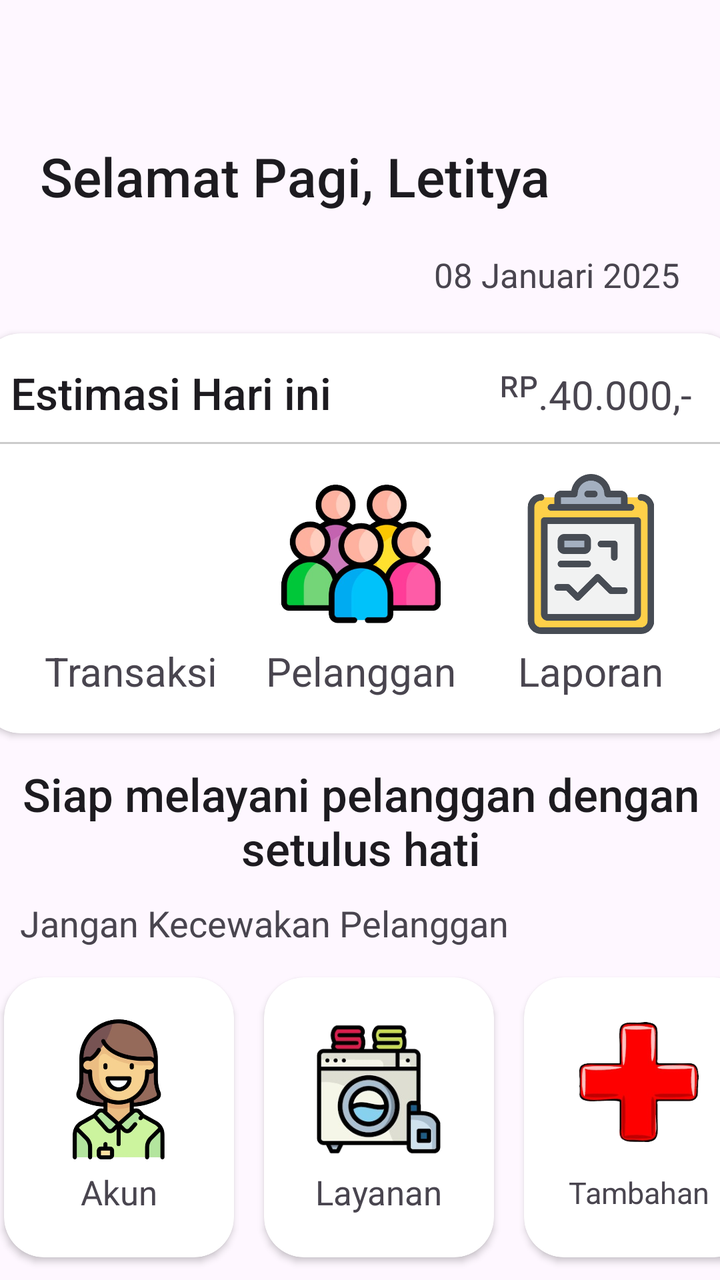
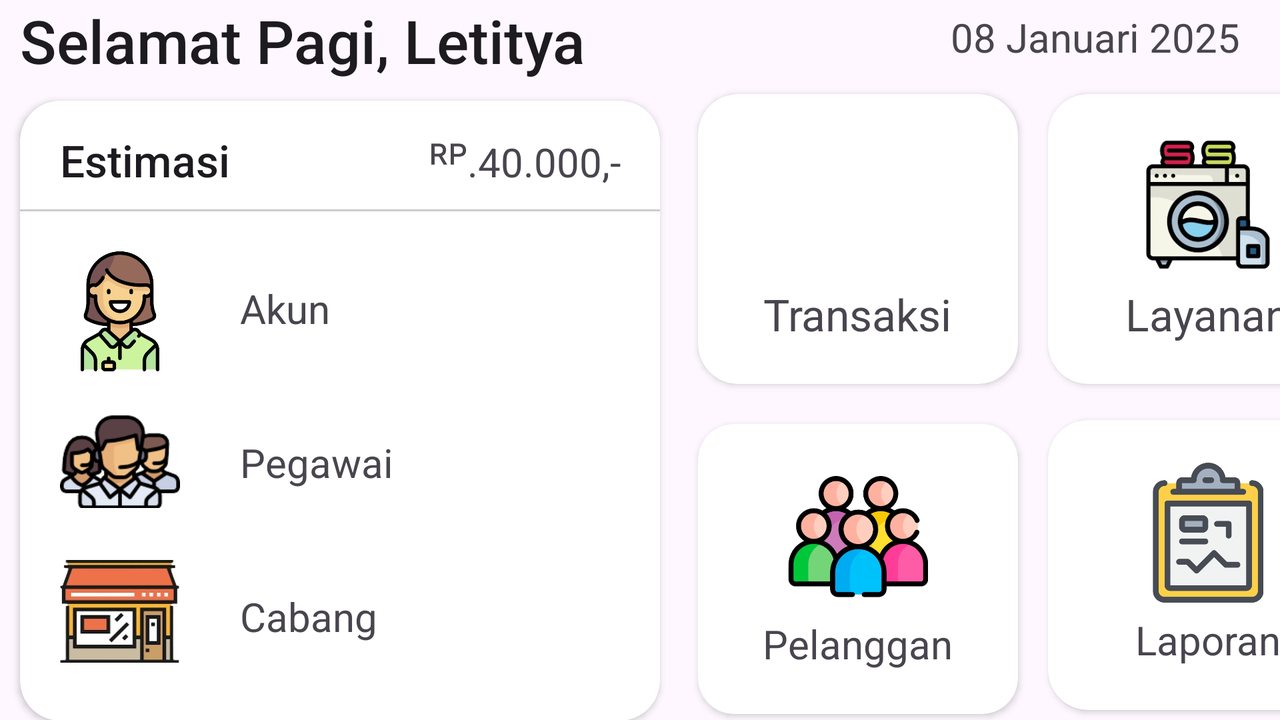

One screen, two layout resources from the same app: the default and the author's alternative for another configuration. Each is rendered where Android would select it; the XML of both is given below.
<!-- AndroidManifest.xml: application theme Theme.Laundryy -->
<!-- res/layout/activity_laundry.xml -->
<?xml version="1.0" encoding="utf-8"?>
<androidx.constraintlayout.widget.ConstraintLayout xmlns:android="http://schemas.android.com/apk/res/android"
    xmlns:app="http://schemas.android.com/apk/res-auto"
    xmlns:tools="http://schemas.android.com/tools"
    android:id="@+id/main"
    android:layout_width="match_parent"
    android:layout_height="match_parent"
    android:layout_margin="16dp"
    tools:context=".LaundryActivity">
        <TextView
            android:id="@+id/tvSelamat"
            android:layout_width="wrap_content"
            android:layout_height="wrap_content"
            android:text="Selamat Pagi, Letitya"
            android:textSize="27sp"
            android:layout_marginTop="70dp"
            android:layout_marginStart="20dp"
            app:layout_constraintTop_toTopOf="parent"
            app:layout_constraintStart_toStartOf="parent"
            android:textAppearance="@style/TextAppearance.AppCompat.Title" />
        <TextView
            android:id="@+id/tvTgl"
            android:layout_width="match_parent"
            android:layout_height="wrap_content"
            android:text="08 Januari 2025"
            android:textSize="17sp"
            android:layout_marginTop="20dp"
            android:layout_marginEnd="20dp"
            android:textAlignment="textEnd"
            app:layout_constraintTop_toBottomOf="@id/tvSelamat"
            app:layout_constraintStart_toStartOf="parent" />
        <androidx.cardview.widget.CardView
            android:id="@+id/cvEstimasi"
            android:layout_width="380dp"
            android:layout_height="200dp"
            android:layout_marginTop="18dp"
            app:cardCornerRadius="20dp"
            app:layout_constraintTop_toBottomOf="@id/tvTgl"
            app:layout_constraintStart_toStartOf="parent"
            app:layout_constraintEnd_toEndOf="parent">
            <androidx.constraintlayout.widget.ConstraintLayout
                android:layout_width="match_parent"
                android:layout_height="match_parent">
                <TextView
                    android:id="@+id/tvEstimasi"
                    android:layout_width="wrap_content"
                    android:layout_height="wrap_content"
                    android:text="Estimasi Hari ini"
                    android:textSize="22sp"
                    android:layout_marginTop="15dp"
                    android:layout_marginStart="15dp"
                    app:layout_constraintTop_toTopOf="parent"
                    app:layout_constraintStart_toStartOf="parent"
                    android:textAppearance="@style/TextAppearance.AppCompat.Title" />
                <TextView
                    android:id="@+id/tvHarga"
                    android:layout_width="wrap_content"
                    android:layout_height="wrap_content"
                    android:text="ᴿᴾ.40.000,-"
                    android:textSize="20sp"
                    android:layout_marginTop="17dp"
                    android:layout_marginStart="60dp"
                    android:textAlignment="textEnd"
                    app:layout_constraintTop_toTopOf="parent"
                    app:layout_constraintStart_toEndOf="@id/tvEstimasi"
                    app:layout_constraintEnd_toEndOf="parent" />
                <View
                    android:id="@+id/vLine"
                    android:layout_width="match_parent"
                    android:layout_height="1dp"
                    android:background="#CCCCCC"
                    app:layout_constraintTop_toBottomOf="@id/tvEstimasi"
                    app:layout_constraintStart_toStartOf="parent"
                    app:layout_constraintEnd_toEndOf="parent"
                    android:layout_marginTop="10dp" />
                <ImageView
                    android:id="@+id/ivTransaksi"
                    android:layout_width="80dp"
                    android:layout_height="80dp"
                    android:src="@drawable/transaksi"
                    android:layout_marginTop="15dp"
                    app:layout_constraintTop_toBottomOf="@id/vLine"
                    app:layout_constraintStart_toStartOf="parent"
                    app:layout_constraintEnd_toStartOf="@id/ivPelanggan" />
                <TextView
                    android:id="@+id/tvTransaksi"
                    android:layout_width="wrap_content"
                    android:layout_height="wrap_content"
                    android:text="Transaksi"
                    android:textSize="20sp"
                    android:layout_marginTop="5dp"
                    app:layout_constraintTop_toBottomOf="@id/ivTransaksi"
                    app:layout_constraintStart_toStartOf="@id/ivTransaksi"
                    app:layout_constraintEnd_toEndOf="@id/ivTransaksi" />
                <ImageView
                    android:id="@+id/ivPelanggan"
                    android:layout_width="80dp"
                    android:layout_height="80dp"
                    android:src="@drawable/pelanggan"
                    android:layout_marginTop="15dp"
                    app:layout_constraintTop_toBottomOf="@id/vLine"
                    app:layout_constraintStart_toEndOf="@id/ivTransaksi"
                    app:layout_constraintEnd_toStartOf="@id/ivLaporan" />
                <TextView
                    android:id="@+id/tvPelanggan"
                    android:layout_width="wrap_content"
                    android:layout_height="wrap_content"
                    android:text="Pelanggan"
                    android:textSize="20sp"
                    android:layout_marginTop="5dp"
                    app:layout_constraintTop_toBottomOf="@id/ivPelanggan"
                    app:layout_constraintStart_toStartOf="@id/ivPelanggan"
                    app:layout_constraintEnd_toEndOf="@id/ivPelanggan" />
                <ImageView
                    android:id="@+id/ivLaporan"
                    android:layout_width="80dp"
                    android:layout_height="80dp"
                    android:src="@drawable/laporan"
                    android:layout_marginTop="15dp"
                    app:layout_constraintTop_toBottomOf="@id/vLine"
                    app:layout_constraintStart_toEndOf="@id/ivPelanggan"
                    app:layout_constraintEnd_toEndOf="parent" />
                <TextView
                    android:id="@+id/tvLaporan"
                    android:layout_width="wrap_content"
                    android:layout_height="wrap_content"
                    android:text="Laporan"
                    android:textSize="20sp"
                    android:layout_marginTop="5dp"
                    app:layout_constraintTop_toBottomOf="@id/ivLaporan"
                    app:layout_constraintStart_toStartOf="@id/ivLaporan"
                    app:layout_constraintEnd_toEndOf="@id/ivLaporan" />
            </androidx.constraintlayout.widget.ConstraintLayout>
        </androidx.cardview.widget.CardView>
        <TextView
            android:id="@+id/tvMelayani"
            android:layout_width="380dp"
            android:layout_height="wrap_content"
            android:layout_marginTop="15dp"
            android:text="Siap melayani pelanggan dengan setulus hati"
            android:textAppearance="@style/TextAppearance.AppCompat.Title"
            android:textSize="23sp"
            app:layout_constraintTop_toBottomOf="@id/cvEstimasi"
            app:layout_constraintStart_toStartOf="parent"
            app:layout_constraintEnd_toEndOf="parent"
            android:gravity="center"/>
        <TextView
            android:id="@+id/tvJangan"
            android:layout_width="wrap_content"
            android:layout_height="wrap_content"
            android:text="Jangan Kecewakan Pelanggan"
            android:textSize="18dp"
            android:layout_marginTop="10dp"
            android:layout_marginStart="10dp"
            app:layout_constraintTop_toBottomOf="@id/tvMelayani"
            app:layout_constraintStart_toStartOf="parent"/>

        <androidx.cardview.widget.CardView
            android:id="@+id/cvAkun"
            android:layout_width="115dp"
            android:layout_height="140dp"
            app:cardCornerRadius="20dp"
            android:layout_marginTop="15dp"
            android:layout_marginStart="2dp"
            app:layout_constraintTop_toBottomOf="@id/tvJangan"
            app:layout_constraintStart_toStartOf="parent">
            <LinearLayout
                android:layout_width="match_parent"
                android:layout_height="match_parent"
                android:gravity="center"
                android:orientation="vertical"
                android:padding="16dp">
                <ImageView
                    android:layout_width="70dp"
                    android:layout_height="70dp"
                    android:src="@drawable/akun"/>
                <TextView
                    android:layout_width="wrap_content"
                    android:layout_height="wrap_content"
                    android:text="Akun"
                    android:layout_marginTop="5dp"
                    android:textSize="17dp"/>
            </LinearLayout>
        </androidx.cardview.widget.CardView>
        <androidx.cardview.widget.CardView
            android:id="@+id/Layanancv"
            android:layout_width="115dp"
            android:layout_height="140dp"
            app:cardCornerRadius="20dp"
            android:layout_marginTop="15dp"
            android:layout_marginStart="15dp"
            app:layout_constraintTop_toBottomOf="@id/tvJangan"
            app:layout_constraintStart_toEndOf="@id/cvAkun">
            <LinearLayout
                android:layout_width="match_parent"
                android:layout_height="match_parent"
                android:gravity="center"
                android:orientation="vertical"
                android:padding="16dp">
                <ImageView
                    android:layout_width="70dp"
                    android:layout_height="70dp"
                    android:src="@drawable/layanan"/>
                <TextView
                    android:layout_width="wrap_content"
                    android:layout_height="wrap_content"
                    android:text="Layanan"
                    android:layout_marginTop="5dp"
                    android:textSize="17dp"/>
            </LinearLayout>
        </androidx.cardview.widget.CardView>
        <androidx.cardview.widget.CardView
            android:id="@+id/Tambahcv"
            android:layout_width="115dp"
            android:layout_height="140dp"
            app:cardCornerRadius="20dp"
            android:layout_marginTop="15dp"
            android:layout_marginStart="15dp"
            app:layout_constraintTop_toBottomOf="@id/tvJangan"
            app:layout_constraintStart_toEndOf="@id/Layanancv">
            <LinearLayout
                android:layout_width="match_parent"
                android:layout_height="match_parent"
                android:gravity="center"
                android:orientation="vertical"
                android:padding="16dp">
                <ImageView
                    android:layout_width="60dp"
                    android:layout_height="60dp"
                    android:src="@drawable/tambahkan"/>

                <TextView
                    android:layout_width="wrap_content"
                    android:layout_height="wrap_content"
                    android:layout_marginTop="15dp"
                    android:text="Tambahan"
                    android:textSize="15dp"
                    tools:ignore="TextSizeCheck" />
            </LinearLayout>
        </androidx.cardview.widget.CardView>
        <androidx.cardview.widget.CardView
            android:id="@+id/Pegawaicv"
            android:layout_width="115dp"
            android:layout_height="140dp"
            app:cardCornerRadius="20dp"
            android:layout_marginTop="15dp"
            android:layout_marginStart="2dp"
            app:layout_constraintTop_toBottomOf="@id/cvAkun"
            app:layout_constraintStart_toStartOf="parent">
            <LinearLayout
                android:layout_width="match_parent"
                android:layout_height="match_parent"
                android:gravity="center"
                android:orientation="vertical"
                android:padding="16dp">
                <ImageView
                    android:layout_width="70dp"
                    android:layout_height="70dp"
                    android:src="@drawable/pegawai"/>

                <TextView
                    android:layout_width="wrap_content"
                    android:layout_height="wrap_content"
                    android:layout_marginTop="5dp"
                    android:text="Pegawai"
                    android:textSize="15dp"
                    tools:ignore="TextSizeCheck" />
            </LinearLayout>
        </androidx.cardview.widget.CardView>
        <androidx.cardview.widget.CardView
            android:id="@+id/Cabangcv"
            android:layout_width="115dp"
            android:layout_height="140dp"
            app:cardCornerRadius="20dp"
            android:layout_marginTop="15dp"
            android:layout_marginStart="15dp"
            app:layout_constraintTop_toBottomOf="@id/Layanancv"
            app:layout_constraintStart_toEndOf="@id/Pegawaicv">
            <LinearLayout
                android:layout_width="match_parent"
                android:layout_height="match_parent"
                android:gravity="center"
                android:orientation="vertical"
                android:padding="16dp">
                <ImageView
                    android:layout_width="70dp"
                    android:layout_height="70dp"
                    android:src="@drawable/cabang"/>
                <TextView
                    android:layout_width="wrap_content"
                    android:layout_height="wrap_content"
                    android:text="Cabang"
                    android:layout_marginTop="5dp"
                    android:textSize="17dp"/>
            </LinearLayout>
        </androidx.cardview.widget.CardView>
        <androidx.cardview.widget.CardView
            android:id="@+id/Printcv"
            android:layout_width="115dp"
            android:layout_height="140dp"
            app:cardCornerRadius="20dp"
            android:layout_marginTop="15dp"
            android:layout_marginStart="15dp"
            app:layout_constraintTop_toBottomOf="@id/Tambahcv"
            app:layout_constraintStart_toEndOf="@id/Cabangcv">
            <LinearLayout
                android:layout_width="match_parent"
                android:layout_height="match_parent"
                android:gravity="center"
                android:orientation="vertical"
                android:padding="16dp">
                <ImageView
                    android:layout_width="70dp"
                    android:layout_height="70dp"
                    android:src="@drawable/printer"/>
                <TextView
                    android:layout_width="wrap_content"
                    android:layout_height="wrap_content"
                    android:text="Printer"
                    android:layout_marginTop="5dp"
                    android:textSize="17dp"/>
            </LinearLayout>
        </androidx.cardview.widget.CardView>
</androidx.constraintlayout.widget.ConstraintLayout>
<!-- resources referenced by this layout -->
<resources>
  <!-- drawable akun: png bitmap (drawable, 167382 bytes) -->
  <!-- drawable cabang: png bitmap (drawable, 105762 bytes) -->
  <!-- drawable laporan: png bitmap (drawable, 15611 bytes) -->
  <!-- drawable layanan: png bitmap (drawable, 44910 bytes) -->
  <!-- drawable pegawai: png bitmap (drawable, 10374 bytes) -->
  <!-- drawable pelanggan: png bitmap (drawable, 125228 bytes) -->
  <!-- drawable printer: png bitmap (drawable, 60187 bytes) -->
  <!-- drawable tambahkan: png bitmap (drawable, 33355 bytes) -->
  <style name="Theme.Laundryy" parent="Base.Theme.Laundryy" />
  <style name="Base.Theme.Laundryy" parent="Theme.Material3.DayNight.NoActionBar">
          
          
      </style>
</resources>
<!-- res/layout-land/activity_laundry.xml (the author's variant of the layout above) -->
<!-- drawn on the phone turned sideways -->
<?xml version="1.0" encoding="utf-8"?>
<androidx.constraintlayout.widget.ConstraintLayout xmlns:android="http://schemas.android.com/apk/res/android"
    xmlns:app="http://schemas.android.com/apk/res-auto"
    xmlns:tools="http://schemas.android.com/tools"
    android:id="@+id/main"
    android:layout_width="match_parent"
    android:layout_height="match_parent"
    android:layout_margin="16dp"
    tools:context=".LaundryActivity">
        <TextView
            android:id="@+id/tvSelamat"
            android:layout_width="wrap_content"
            android:layout_height="wrap_content"
            android:text="Selamat Pagi, Letitya"
            android:textSize="30sp"
            android:layout_marginStart="10dp"
            app:layout_constraintTop_toTopOf="parent"
            app:layout_constraintStart_toStartOf="parent"
            android:textAppearance="@style/TextAppearance.AppCompat.Title" />
        <TextView
            android:id="@+id/tvTgl"
            android:layout_width="match_parent"
            android:layout_height="wrap_content"
            android:text="08 Januari 2025"
            android:textSize="20sp"
            android:layout_marginTop="5dp"
            android:textAlignment="textEnd"
            android:layout_marginEnd="20dp"
            app:layout_constraintTop_toTopOf="parent"
            app:layout_constraintStart_toEndOf="@id/tvSelamat"/>
        <androidx.cardview.widget.CardView
            android:id="@+id/cvEstimasi"
            android:layout_width="320dp"
            android:layout_height="310dp"
            android:layout_marginTop="10dp"
            android:layout_marginStart="10dp"
            app:cardCornerRadius="20dp"
            app:layout_constraintTop_toBottomOf="@id/tvSelamat"
            app:layout_constraintStart_toStartOf="parent">
            <androidx.constraintlayout.widget.ConstraintLayout
                android:layout_width="match_parent"
                android:layout_height="match_parent">
                <TextView
                    android:id="@+id/tvEstimasi"
                    android:layout_width="wrap_content"
                    android:layout_height="wrap_content"
                    android:text="Estimasi"
                    android:textSize="22sp"
                    android:layout_marginTop="15dp"
                    android:layout_marginStart="20dp"
                    app:layout_constraintTop_toTopOf="parent"
                    app:layout_constraintStart_toStartOf="parent"
                    android:textAppearance="@style/TextAppearance.AppCompat.Title" />
                <TextView
                    android:id="@+id/tvHarga"
                    android:layout_width="wrap_content"
                    android:layout_height="wrap_content"
                    android:text="ᴿᴾ.40.000,-"
                    android:textSize="20sp"
                    android:layout_marginTop="17dp"
                    android:layout_marginStart="80dp"
                    android:textAlignment="textEnd"
                    app:layout_constraintTop_toTopOf="parent"
                    app:layout_constraintStart_toEndOf="@id/tvEstimasi"
                    app:layout_constraintEnd_toEndOf="parent" />
                <View
                    android:id="@+id/vLine"
                    android:layout_width="match_parent"
                    android:layout_height="1dp"
                    android:background="#CCCCCC"
                    app:layout_constraintTop_toBottomOf="@id/tvEstimasi"
                    app:layout_constraintStart_toStartOf="parent"
                    app:layout_constraintEnd_toEndOf="parent"
                    android:layout_marginTop="10dp" />
                <ImageView
                    android:id="@+id/ivAkun"
                    android:layout_width="60dp"
                    android:layout_height="60dp"
                    android:src="@drawable/akun"
                    android:layout_marginTop="20dp"
                    android:layout_marginStart="20dp"
                    app:layout_constraintTop_toBottomOf="@id/vLine"
                    app:layout_constraintStart_toStartOf="parent"/>
                <TextView
                    android:id="@+id/tvAkun"
                    android:layout_width="wrap_content"
                    android:layout_height="wrap_content"
                    android:text="Akun"
                    android:textSize="20sp"
                    android:layout_marginTop="35dp"
                    android:layout_marginStart="30dp"
                    app:layout_constraintStart_toEndOf="@id/ivAkun"
                    app:layout_constraintTop_toBottomOf="@id/vLine"/>
                <ImageView
                    android:id="@+id/ivPegawai"
                    android:layout_width="60dp"
                    android:layout_height="60dp"
                    android:src="@drawable/pegawai"
                    android:layout_marginStart="20dp"
                    android:layout_marginTop="15dp"
                    app:layout_constraintTop_toBottomOf="@id/ivAkun"
                    app:layout_constraintStart_toStartOf="parent"/>
                <TextView
                    android:id="@+id/tvPegawai"
                    android:layout_width="wrap_content"
                    android:layout_height="wrap_content"
                    android:text="Pegawai"
                    android:textSize="20sp"
                    android:layout_marginTop="50dp"
                    android:layout_marginStart="30dp"
                    app:layout_constraintTop_toBottomOf="@id/tvAkun"
                    app:layout_constraintStart_toEndOf="@id/ivPegawai"/>
                <ImageView
                    android:id="@+id/ivCabang"
                    android:layout_width="60dp"
                    android:layout_height="60dp"
                    android:src="@drawable/cabang"
                    android:layout_marginTop="15dp"
                    android:layout_marginStart="20dp"
                    app:layout_constraintTop_toBottomOf="@id/ivPegawai"
                    app:layout_constraintStart_toStartOf="parent"/>
                <TextView
                    android:id="@+id/tvCabang"
                    android:layout_width="wrap_content"
                    android:layout_height="wrap_content"
                    android:text="Cabang"
                    android:textSize="20sp"
                    android:layout_marginStart="30dp"
                    android:layout_marginTop="50dp"
                    app:layout_constraintTop_toBottomOf="@id/tvPegawai"
                    app:layout_constraintStart_toEndOf="@id/ivCabang"/>
            </androidx.constraintlayout.widget.ConstraintLayout>
        </androidx.cardview.widget.CardView>

        <androidx.cardview.widget.CardView
            android:id="@+id/Trancv"
            android:layout_width="160dp"
            android:layout_height="145dp"
            app:cardCornerRadius="20dp"
            android:layout_marginTop="15dp"
            android:layout_marginStart="19dp"
            app:layout_constraintTop_toBottomOf="@id/tvTgl"
            app:layout_constraintStart_toEndOf="@id/cvEstimasi">
            <LinearLayout
                android:layout_width="match_parent"
                android:layout_height="match_parent"
                android:gravity="center"
                android:orientation="vertical"
                android:padding="16dp">
                <ImageView
                    android:layout_width="70dp"
                    android:layout_height="70dp"
                    android:src="@drawable/transaksi"/>
                <TextView
                    android:layout_width="wrap_content"
                    android:layout_height="wrap_content"
                    android:text="Transaksi"
                    android:layout_marginTop="5dp"
                    android:textSize="22dp"/>
            </LinearLayout>
        </androidx.cardview.widget.CardView>
        <androidx.cardview.widget.CardView
            android:id="@+id/Layanancv"
            android:layout_width="160dp"
            android:layout_height="145dp"
            app:cardCornerRadius="20dp"
            android:layout_marginTop="15dp"
            android:layout_marginStart="15dp"
            app:layout_constraintTop_toBottomOf="@id/tvTgl"
            app:layout_constraintStart_toEndOf="@id/Trancv">
            <LinearLayout
                android:layout_width="match_parent"
                android:layout_height="match_parent"
                android:gravity="center"
                android:orientation="vertical"
                android:padding="16dp">
                <ImageView
                    android:layout_width="70dp"
                    android:layout_height="70dp"
                    android:src="@drawable/layanan"/>
                <TextView
                    android:layout_width="wrap_content"
                    android:layout_height="wrap_content"
                    android:text="Layanan"
                    android:layout_marginTop="5dp"
                    android:textSize="22dp"/>
            </LinearLayout>
        </androidx.cardview.widget.CardView>
        <androidx.cardview.widget.CardView
            android:id="@+id/Tambahcv"
            android:layout_width="160dp"
            android:layout_height="145dp"
            app:cardCornerRadius="20dp"
            android:layout_marginTop="15dp"
            android:layout_marginStart="15dp"
            app:layout_constraintTop_toBottomOf="@id/tvTgl"
            app:layout_constraintStart_toEndOf="@id/Layanancv">
            <LinearLayout
                android:layout_width="match_parent"
                android:layout_height="match_parent"
                android:gravity="center"
                android:orientation="vertical"
                android:padding="16dp">
                <ImageView
                    android:layout_width="60dp"
                    android:layout_height="60dp"
                    android:src="@drawable/tambahkan"/>
                <TextView
                    android:layout_width="wrap_content"
                    android:layout_height="wrap_content"
                    android:text="Tambahan"
                    android:layout_marginTop="15dp"
                    android:textSize="20dp"/>
            </LinearLayout>
        </androidx.cardview.widget.CardView>
        <androidx.cardview.widget.CardView
            android:id="@+id/Pelanggancv"
            android:layout_width="160dp"
            android:layout_height="145dp"
            app:cardCornerRadius="18dp"
            android:layout_marginTop="20dp"
            android:layout_marginStart="19dp"
            app:layout_constraintTop_toBottomOf="@id/Trancv"
            app:layout_constraintStart_toEndOf="@id/cvEstimasi">
            <LinearLayout
                android:layout_width="match_parent"
                android:layout_height="match_parent"
                android:gravity="center"
                android:orientation="vertical"
                android:padding="16dp">
                <ImageView
                    android:layout_width="70dp"
                    android:layout_height="70dp"
                    android:src="@drawable/pelanggan"/>
                <TextView
                    android:layout_width="wrap_content"
                    android:layout_height="wrap_content"
                    android:text="Pelanggan"
                    android:layout_marginTop="5dp"
                    android:textSize="20dp"/>
            </LinearLayout>
        </androidx.cardview.widget.CardView>
        <androidx.cardview.widget.CardView
            android:id="@+id/Laporancv"
            android:layout_width="160dp"
            android:layout_height="145dp"
            app:cardCornerRadius="20dp"
            android:layout_marginTop="18dp"
            android:layout_marginStart="15dp"
            app:layout_constraintTop_toBottomOf="@id/Layanancv"
            app:layout_constraintStart_toEndOf="@id/Pelanggancv">
            <LinearLayout
                android:layout_width="match_parent"
                android:layout_height="match_parent"
                android:gravity="center"
                android:orientation="vertical"
                android:padding="16dp">
                <ImageView
                    android:layout_width="70dp"
                    android:layout_height="70dp"
                    android:src="@drawable/laporan"/>
                <TextView
                    android:layout_width="wrap_content"
                    android:layout_height="wrap_content"
                    android:text="Laporan"
                    android:layout_marginTop="5dp"
                    android:textSize="20dp"/>
            </LinearLayout>
        </androidx.cardview.widget.CardView>
        <androidx.cardview.widget.CardView
            android:id="@+id/Printcv"
            android:layout_width="160dp"
            android:layout_height="145dp"
            app:cardCornerRadius="20dp"
            android:layout_marginTop="18dp"
            android:layout_marginStart="15dp"
            app:layout_constraintTop_toBottomOf="@id/Tambahcv"
            app:layout_constraintStart_toEndOf="@id/Laporancv">
            <LinearLayout
                android:layout_width="match_parent"
                android:layout_height="match_parent"
                android:gravity="center"
                android:orientation="vertical"
                android:padding="16dp">
                <ImageView
                    android:layout_width="70dp"
                    android:layout_height="70dp"
                    android:src="@drawable/printer"/>
                <TextView
                    android:layout_width="wrap_content"
                    android:layout_height="wrap_content"
                    android:text="Printer"
                    android:layout_marginTop="5dp"
                    android:textSize="20dp"/>
            </LinearLayout>
        </androidx.cardview.widget.CardView>
</androidx.constraintlayout.widget.ConstraintLayout>
